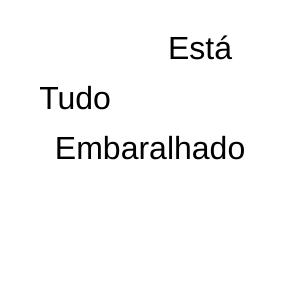
Frame 1 (no input)
Frame 60 (no input): identical to frame 1, image omitted
Frame 120 (the mouse pressed at the canvas centre since frame 60): identical to frame 1, image omitted

The p5.js sketch that drew this single still picture (run headless with seeded random() and noise() and a simulated clock; from frame 60 on, the mouse is pressed at the canvas centre):

// p5.js sketch
// ── sketch.js
function setup() {
    createCanvas(300, 300);
    }
    function draw() {
    background("white");
    fill("black");
    textSize(32);
    textAlign(CENTER, CENTER);
    let y = "Está";
    let z = "Tudo";
    let x = "Embaralhado";
    text(x, 150, 150);
    text(y, 200, 50);
    text(z, 75, 100);
    }
